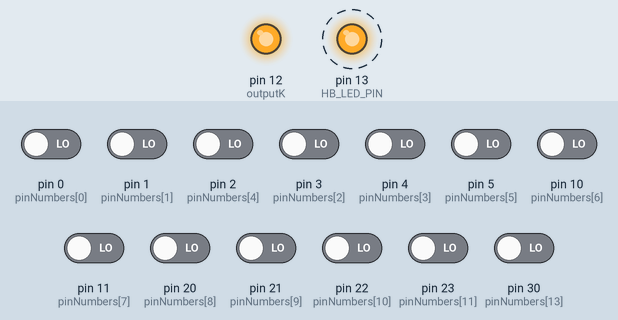
Simulated run of this sketch. Board: Arduino Leonardo, built with avr-gcc and run on an emulated ATmega32U4. On the bench: output pins drawn as LEDs (lit = HIGH). Dashed ring = blinking. The inputs (shaded band) are chosen by the test bench; at power-on: pin 0 (pinNumbers[0]), pin 1 (pinNumbers[1]), pin 2 (pinNumbers[4]), pin 3 (pinNumbers[2]), pin 4 (pinNumbers[3]), pin 5 (pinNumbers[5]), pin 10 (pinNumbers[6]), pin 11 (pinNumbers[7]), pin 20 (pinNumbers[8]), pin 21 (pinNumbers[9]), pin 22 (pinNumbers[10]), pin 23 (pinNumbers[11]), pin 30 (pinNumbers[13]) LOW. USB keyboard and mouse output is not drawn.

Above: at 0.19 s.
Timing chart, 0 to 3.0 s (numbered marks = the images above):
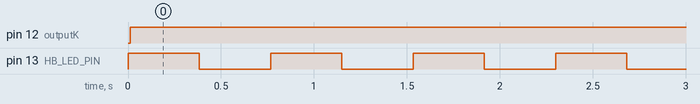

The sketch:

MaKeyClone.ino
```cpp
#include "settings.h"
#include <Keyboard.h>

/////////////////////////
// DEBUG DEFINITIONS ////
/////////////////////////
//#define DEBUG
//#define DEBUG2
//#define DEBUG3
//#define DEBUG_TIMING
//#define DEBUG_TIMING2

///////////////////////////////////
// VARIABLES //////////////////////
///////////////////////////////////

MakeyMakeyInput inputs[NUM_INPUTS];

int bufferIndex = 0;
byte byteCounter = 0;
byte bitCounter = 0;

int pressThreshold;
int releaseThreshold;
boolean inputChanged;

// timing
int loopTime = 0;
int prevTime = 0;
int loopCounter = 0;

///////////////////////////
// FUNCTIONS //////////////
///////////////////////////

void initializeArduino();
void initializeInputs();
void updateMeasurementBuffers();
void updateBufferSums();
void updateBufferIndex();
void updateInputStates();
void addDelay();
void updateOutLEDs();

//////////////////////
// SETUP /////////////
//////////////////////

void setup()
{
  initializeArduino();
  initializeInputs();
}

////////////////////
// MAIN LOOP ///////
////////////////////
bool hb_state = false;
uint32_t loop_count = 0;
void loop()
{
  updateMeasurementBuffers();
  updateBufferSums();
  updateBufferIndex();
  updateInputStates();
  updateOutLEDs();
  addDelay();

  if (loop_count % 512 == 0)
  {
    hb_state = !hb_state;
    digitalWrite(HB_LED_PIN, hb_state);
  }

  loop_count++;
}

//////////////////////////
// INITIALIZE ARDUINO
//////////////////////////
void initializeArduino() {
#ifdef DEBUG
  Serial.begin(9600);  // Serial for debugging
#endif

  /* Set up input pins
    DEactivate the internal pull-ups, since we're using external resistors */
  for (int i = 0; i < NUM_INPUTS; i++)
  {
    pinMode(pinNumbers[i], INPUT);
    digitalWrite(pinNumbers[i], LOW);
  }

  pinMode(HB_LED_PIN, OUTPUT);
  digitalWrite(HB_LED_PIN, LOW);
  pinMode(outputK, OUTPUT);
  digitalWrite(outputK, LOW);


#ifdef DEBUG
  delay(4000); // allow us time to reprogram in case things are freaking out
#endif

  Keyboard.begin();
}

///////////////////////////
// INITIALIZE INPUTS
///////////////////////////
void initializeInputs() {

  float thresholdPerc = SWITCH_THRESHOLD_OFFSET_PERC;
  float thresholdCenterBias = SWITCH_THRESHOLD_CENTER_BIAS / 50.0;
  float pressThresholdAmount = (BUFFER_LENGTH * 8) * (thresholdPerc / 100.0);
  float thresholdCenter = ( (BUFFER_LENGTH * 8) / 2.0 ) * (thresholdCenterBias);
  pressThreshold = int(thresholdCenter + pressThresholdAmount);
  releaseThreshold = int(thresholdCenter - pressThresholdAmount);

#ifdef DEBUG
  Serial.println(pressThreshold);
  Serial.println(releaseThreshold);
#endif

  for (int i = 0; i < NUM_INPUTS; i++) {
    inputs[i].pinNumber = pinNumbers[i];
    inputs[i].keyCode = keyCodes[i];

    for (int j = 0; j < BUFFER_LENGTH; j++) {
      inputs[i].measurementBuffer[j] = 0;
    }
    inputs[i].oldestMeasurement = 0;
    inputs[i].bufferSum = 0;

    inputs[i].pressed = false;
    inputs[i].prevPressed = false;

    inputs[i].isKey = true;

#ifdef DEBUG
    Serial.println(i);
#endif

  }
}


//////////////////////////////
// UPDATE MEASUREMENT BUFFERS
//////////////////////////////
void updateMeasurementBuffers() {

  for (int i = 0; i < NUM_INPUTS; i++) {

    // store the oldest measurement, which is the one at the current index,
    // before we update it to the new one
    // we use oldest measurement in updateBufferSums
    byte currentByte = inputs[i].measurementBuffer[byteCounter];
    inputs[i].oldestMeasurement = (currentByte >> bitCounter) & 0x01;

    // make the new measurement
    boolean newMeasurement = digitalRead(inputs[i].pinNumber);

    // invert so that true means the switch is closed
    newMeasurement = !newMeasurement;

    // store it
    if (newMeasurement) {
      currentByte |= (1 << bitCounter);
    }
    else {
      currentByte &= ~(1 << bitCounter);
    }
    inputs[i].measurementBuffer[byteCounter] = currentByte;
  }
}

///////////////////////////
// UPDATE BUFFER SUMS
///////////////////////////
void updateBufferSums() {

  // the bufferSum is a running tally of the entire measurementBuffer
  // add the new measurement and subtract the old one

  for (int i = 0; i < NUM_INPUTS; i++) {
    byte currentByte = inputs[i].measurementBuffer[byteCounter];
    boolean currentMeasurement = (currentByte >> bitCounter) & 0x01;
    if (currentMeasurement) {
      inputs[i].bufferSum++;
    }
    if (inputs[i].oldestMeasurement) {
      inputs[i].bufferSum--;
    }
  }
}

///////////////////////////
// UPDATE BUFFER INDEX
///////////////////////////
void updateBufferIndex() {
  bitCounter++;
  if (bitCounter == 8) {
    bitCounter = 0;
    byteCounter++;
    if (byteCounter == BUFFER_LENGTH) {
      byteCounter = 0;
    }
  }
}

///////////////////////////
// UPDATE INPUT STATES
///////////////////////////
void updateInputStates() {
  inputChanged = false;
  for (int i = 0; i < NUM_INPUTS; i++) {
    inputs[i].prevPressed = inputs[i].pressed; // store previous pressed state (only used for mouse buttons)
    if (inputs[i].pressed) {
      if (inputs[i].bufferSum < releaseThreshold) {
        inputChanged = true;
        inputs[i].pressed = false;
        if (inputs[i].isKey) {
          Keyboard.release(inputs[i].keyCode);
        }
      }
    }
    else if (!inputs[i].pressed) {
      if (inputs[i].bufferSum > pressThreshold) {  // input becomes pressed
        inputChanged = true;
        inputs[i].pressed = true;
        if (inputs[i].isKey) {
          Keyboard.press(inputs[i].keyCode);
        }
      }
    }
  }
#ifdef DEBUG3
  if (inputChanged) {
    Serial.println("change");
  }
#endif
}

///////////////////////////
// ADD DELAY
///////////////////////////
void addDelay() {

  loopTime = micros() - prevTime;
  if (loopTime < TARGET_LOOP_TIME) {
    int wait = TARGET_LOOP_TIME - loopTime;
    delayMicroseconds(wait);
  }

  prevTime = micros();

#ifdef DEBUG_TIMING
  if (loopCounter == 0) {
    int t = micros() - prevTime;
    Serial.println(t);
  }
  loopCounter++;
  loopCounter %= 999;
#endif

}

void updateOutLEDs()
{
  boolean keyPressed = 0;

  for (int i = 0; i < NUM_INPUTS; i++)
  {
    if (inputs[i].pressed)
    {
      if (inputs[i].isKey)
      {
        keyPressed = 1;
#ifdef DEBUG
        Serial.print("Key ");
        Serial.print(i);
        Serial.println(" pressed");
#endif
      }
    }
  }

  digitalWrite(outputK, keyPressed);
}
```

settings.h
```cpp
#include "Arduino.h"
#include <Keyboard.h>

////////////////////////
// DEFINED CONSTANTS////
////////////////////////

#define NUM_INPUTS       15
#define BUFFER_LENGTH    3     // 3 bytes gives us 24 samples
//#define TARGET_LOOP_TIME 694   // (1/60 seconds) / 24 samples = 694 microseconds per sample
//#define TARGET_LOOP_TIME 758  // (1/55 seconds) / 24 samples = 758 microseconds per sample
#define TARGET_LOOP_TIME 744  // (1/56 seconds) / 24 samples = 744 microseconds per sample

/*
/////////////////////////////////////////////////////////////////////////
// KEY MAPPINGS: WHICH KEY MAPS TO WHICH PIN ON THE MAKEY MAKEY BOARD? //
/////////////////////////////////////////////////////////////////////////

  - edit the keyCodes array below to change the keys sent by the MaKey MaKey for each input
  - the comments tell you which input sends that key (for example, by default 'w' is sent by pin D5)
  - change the keys by replacing them. for example, you can replace 'w' with any other individual letter,
    number, or symbol on your keyboard
  - you can also use codes for other keys such as modifier and function keys (see the
    the list of additional key codes at the bottom of this file)

*/

int keyCodes[NUM_INPUTS] = {
  KEY_UP_ARROW,
  KEY_DOWN_ARROW,
  KEY_LEFT_ARROW,
  KEY_RIGHT_ARROW,
  ' ',
//  MOUSE_LEFT,
  'a',
  's',
  'd',
  'f',
  'g',
  'q',
  'w',
  'e',
  'r',
  't'
//  MOUSE_MOVE_UP,      // pin A5
//  MOUSE_MOVE_DOWN,    // pin A4
//  MOUSE_MOVE_LEFT,    // pin A3
//  MOUSE_MOVE_RIGHT,   // pin A2
//  MOUSE_LEFT,         // pin A1
//  MOUSE_RIGHT         // pin A0
};

// Pin Numbers
// input pin numbers
int pinNumbers[NUM_INPUTS] = {
  0,
  1,
  3,
  4,
  2,
  5,
  10,
  11,
  20,
  21,
  22,
  23,
  24,
  30,
  31
};

// status LED pin number
const int outputK = 12;
const int HB_LED_PIN = 13;

/////////////////////////
// STRUCT ///////////////
/////////////////////////

typedef struct {
  byte pinNumber;
  int keyCode;
  byte measurementBuffer[BUFFER_LENGTH];
  boolean oldestMeasurement;
  byte bufferSum;
  boolean pressed;
  boolean prevPressed;
  boolean isKey;
}
MakeyMakeyInput;

///////////////////////////
// NOISE CANCELLATION /////
///////////////////////////

#define SWITCH_THRESHOLD_OFFSET_PERC  5    // number between 1 and 49
                                           // larger value protects better against noise oscillations, but makes it harder to press and release
                                           // recommended values are between 2 and 20
                                           // default value is 5

#define SWITCH_THRESHOLD_CENTER_BIAS 55   // number between 1 and 99
                                          // larger value makes it easier to "release" keys, but harder to "press"
                                          // smaller value makes it easier to "press" keys, but harder to "release"
                                          // recommended values are between 30 and 70
                                          // 50 is "middle" 2.5 volt center
                                          // default value is 55
                                          // 100 = 5V (never use this high)
                                          // 0 = 0 V (never use this low


/*

///////////////////////////
// ADDITIONAL KEY CODES ///
///////////////////////////

- you can use these codes in the keyCodes array above
- to get modifier keys, function keys, etc

KEY_LEFT_CTRL
KEY_LEFT_SHIFT
KEY_LEFT_ALT
KEY_LEFT_GUI
KEY_RIGHT_CTRL
KEY_RIGHT_SHIFT
KEY_RIGHT_ALT
KEY_RIGHT_GUI

KEY_BACKSPACE
KEY_TAB
KEY_RETURN
KEY_ESC
KEY_INSERT
KEY_DELETE
KEY_PAGE_UP
KEY_PAGE_DOWN
KEY_HOME
KEY_END
KEY_CAPS_LOCK

KEY_F1
KEY_F2
KEY_F3
KEY_F4
KEY_F5
KEY_F6
KEY_F7
KEY_F8
KEY_F9
KEY_F10
KEY_F11
KEY_F12

*/
```

Measured:
- by itself, pin 12 (outputK): LOW → HIGH at 0.01 s
- by itself, pin 13 (HB_LED_PIN): alternates HIGH for 0.38 s and LOW for 0.38 s
